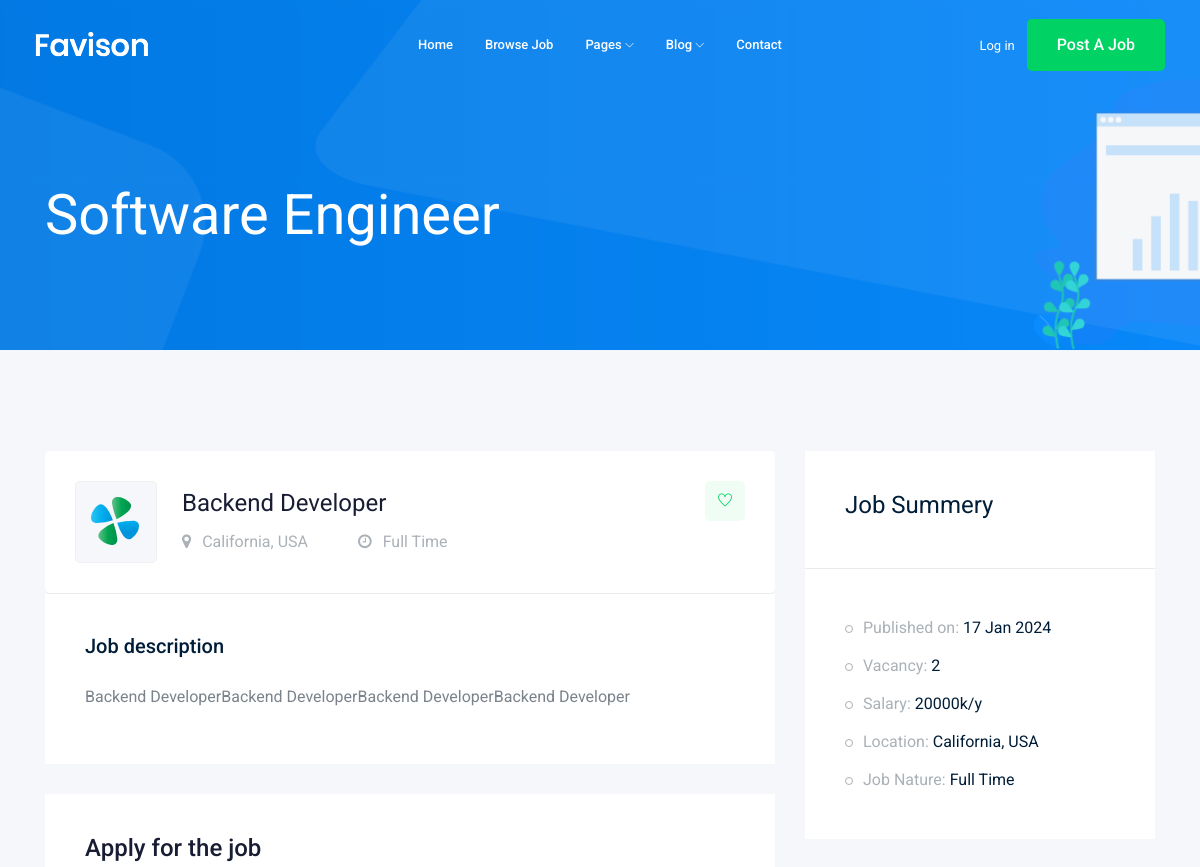
The page /jobs/1 (upper part) on the database as committed earlier.
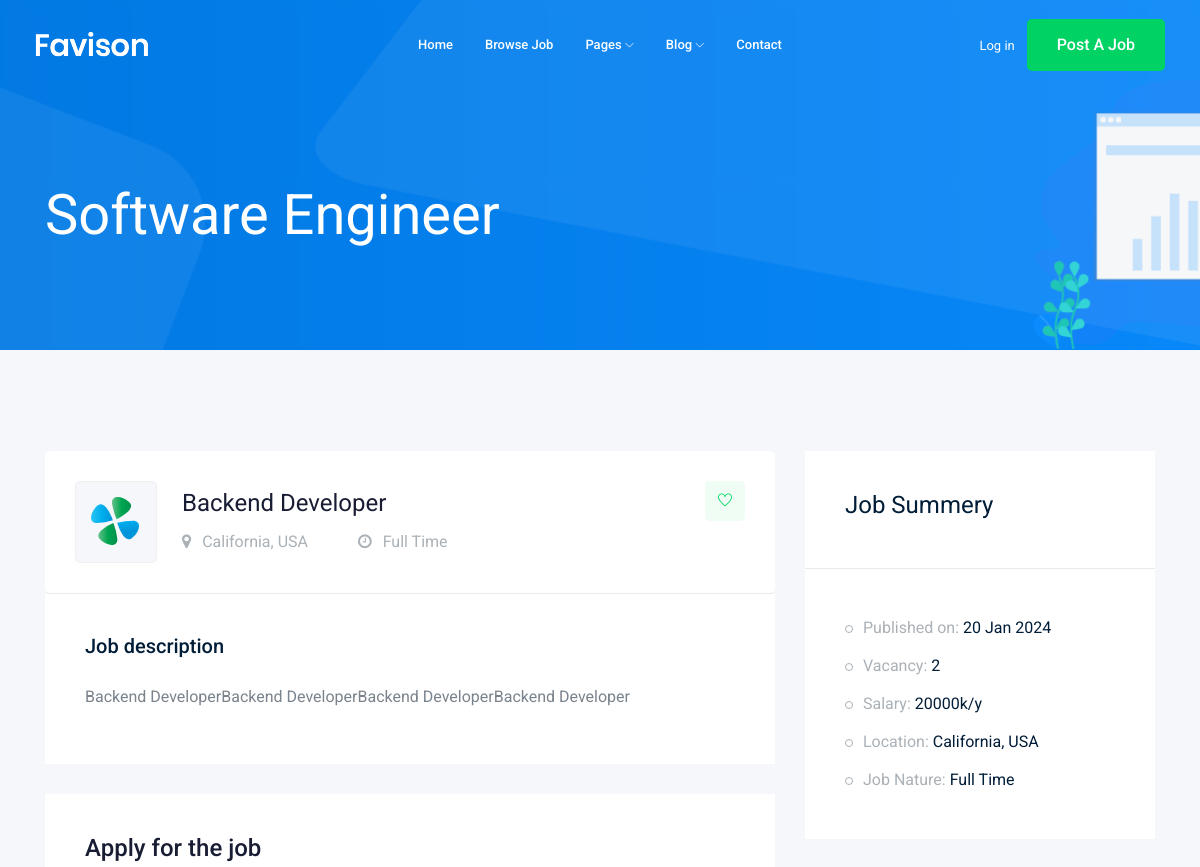
The same page on the database as committed later.
### job/models.py (models this page shows, shortened)
class Job (models.Model):
    title = models.CharField(max_length=50)
    job_type = models.CharField(max_length=50 , choices = JOB_TYPE)
    content = models.TextField(max_length=1000)
    published_at = models.DateTimeField(auto_now=True)
    vacancy = models.IntegerField(default=1)
    salary = models.IntegerField(default = 0)
    category = models.ForeignKey("Category", on_delete=models.CASCADE)
    image = models.ImageField(upload_to=image_upload)

### job/views.py (the view)
# urls.py: path('<int:id>',views.job_detail , name='job_detail'),
def job_detail (request , id):
    job_detail = Job.objects.get(id=id)
    context = {
        'job' : job_detail
    }
    return render (request , 'job/job_detail.html', context)

### job/templates/job/job_detail.html (shortened to what this page needs)
{% extends "base.html" %}
{% block body %}
    <div class="bradcam_area bradcam_bg_1">
        <div class="container">
            <div class="row">
                <div class="col-xl-12">
                    <div class="bradcam_text">
                        <h3>Software Engineer</h3>
                    </div>
                </div>
            </div>
        </div>
    </div>
    <div class="job_details_area">
        <div class="container">
            <div class="row">
                <div class="col-lg-8">
                    <div class="job_details_header">
                        <div class="single_jobs white-bg d-flex justify-content-between">
                            <div class="jobs_left d-flex align-items-center">
                                <div class="thumb">
                                    <img src="img/svg_icon/1.svg" alt="">
                                </div>
                                <div class="jobs_conetent">
                                    <a href="#"><h4>{{job.title}}</h4></a>
                                    <div class="links_locat d-flex align-items-center">
                                        <div class="location">
                                            <p> <i class="fa fa-map-marker"></i> California, USA</p>
                                        </div>
                                        <div class="location">
                                            <p> <i class="fa fa-clock-o"></i> {{job.job_type}}</p>
                                        </div>
                                    </div>
                                </div>
                            </div>
                            <div class="jobs_right">
                                <div class="apply_now">
                                    <a class="heart_mark" href="#"> <i class="ti-heart"></i> </a>
                                </div>
                            </div>
                        </div>
                    </div>
                    <div class="descript_wrap white-bg">
                        <div class="single_wrap">
                            <h4>Job description</h4>
                            <p>{{job.content}}</p>
                        </div>
                    </div>
                    <div class="apply_job_form white-bg">
                        <h4>Apply for the job</h4>
                    </div>
                </div>
                <div class="col-lg-4">
                    <div class="job_sumary">
                        <div class="summery_header">
                            <h3>Job Summery</h3>
                        </div>
                        <div class="job_content">
                            <ul>
                                <li>Published on: <span>{{job.published_at|date:'d M Y'}}</span></li>
                                <li>Vacancy: <span>{{job.vacancy}}</span></li>
                                <li>Salary: <span>{{job.salary}}k/y</span></li>
                                <li>Location: <span>California, USA</span></li>
                                <li>Job Nature: <span> {{job.job_type}}</span></li>
                            </ul>
                        </div>
                    </div>
                </div>
            </div>
        </div>
    </div>
{% endblock body %}

Rows that differ between the two databases and show on the page:
changed Job "Backend Developer": published_at "17 Jan 2024" → "20 Jan 2024"
